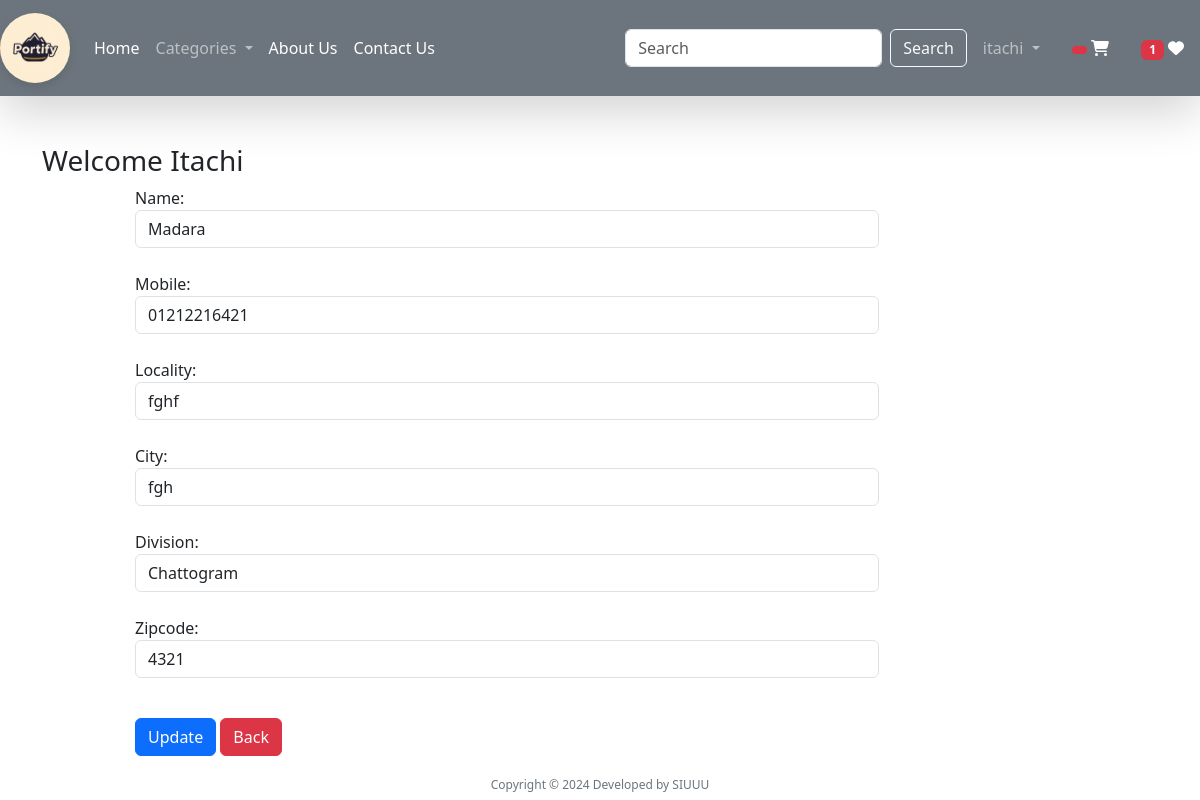
/updateAddress/2 (signed in), run on the app's committed database.
### app/models.py (models this page shows, shortened)
class Customer(models.Model):
    user = models.ForeignKey(User, on_delete=models.CASCADE)
    name = models.CharField(max_length=200)
    mobile = models.CharField(max_length=15)  # Changed to CharField to store phone numbers with leading zeros
    locality = models.CharField(max_length=200)
    city = models.CharField(max_length=200)
    zipcode = models.IntegerField()
    division = models.CharField(choices=DIVISION_CHOICES, max_length=100)

### app/views.py (the view, shortened to what this page needs)
# urls.py: path('updateAddress/<int:pk>',views.updateAddress.as_view(),name='updateAddress'),
@method_decorator(login_required,name='dispatch')
class updateAddress(View):
    def get(self,request,pk):
        totalitem = 0
        if request.user.is_authenticated:
            totalitem = len(Cart.objects.filter(user = request.user))
        item_in_wishlist = 0
        if request.user.is_authenticated:
            item_in_wishlist = len(Wishlist.objects.filter(user = request.user))
        add = Customer.objects.get(pk=pk)
        form = CustomerProfileForm(instance=add)
        return render(request, 'app/updateAddress.html',locals())

### app/forms.py
class CustomerProfileForm(forms.ModelForm):
    class Meta:
        model = Customer
        fields =['name','mobile', 'locality', 'city', 'division', 'zipcode']
        widgets = {
            'name': forms.TextInput(attrs={'class':'form-control'}),
            'mobile': forms.NumberInput(attrs={'class':'form-control'}),
            'locality': forms.TextInput(attrs={'class':'form-control'}),
            'city': forms.TextInput(attrs={'class':'form-control'}),
            'division': forms.Select(attrs={'class':'form-control'}),
            'zipcode': forms.NumberInput(attrs={'class':'form-control'}),
        }

### app/templates/app/updateAddress.html (shortened to what this page needs)
{% extends "app/base.html" %}
{% load static %}
{% block main-content %}
<div class="container my-5">
    <div class="row">
        <h3>Welcome <span class="text-capitalize">{{request.user}}</span></h3>
    </div>
    <div class="col-sm-8 offset-sm-1">
        <form action="" method="post">
            {% for fm in form %}
            {{fm.label_tag}} {{fm}} <small class="text-danger"> {{fm.errors|striptags}} </small><br>
            {% endfor %}
            <div class="col-12 mt-3">
                <button type="submit" class="btn btn-primary">Update</button>
                <a href="{% url 'address' %}" type="button" class="btn btn-danger">Back</a>
            </div>
        </form>
    </div>
</div>
{% endblock main-content %}

### app/templates/app/base.html (shortened to what this page needs)
{% load static %}
<!DOCTYPE html>
<html lang="en">
<head>
    <link href="https://cdn.jsdelivr.net/npm/bootstrap@5.3.3/dist/css/bootstrap.min.css" rel="stylesheet"
>
    <link rel="stylesheet" href="{% static 'app/css/owl.carousel.min.css'%}">
    <link rel="stylesheet" href="{% static 'app/css/all.min.css'%}">
    <link rel="stylesheet" href="{% static 'app/css/style.css' %}">
    <link rel="stylesheet" href="https://cdnjs.cloudflare.com/ajax/libs/font-awesome/6.0.0-beta3/css/all.min.css">
</head>
<body>
   <nav class="navbar navbar-expand-lg navbar-dark bg-secondary shadow-lg">
      <div class="container-fluid">
        <a class="navbar-brand" href="#">
    <img src="{% static 'app/images/output.jpg' %}" height="70" width="70" class="logo">
</a>
        <div class="collapse navbar-collapse" id="navbarSupportedContent">
          <ul class="navbar-nav me-auto mb-2 mb-lg-0">
            {% if request.user.is_authenticated %}
            <li class="nav-item">
              <a class="nav-link active" aria-current="page" href="/">Home</a>
            </li>
            <li class="nav-item dropdown">
              <a class="nav-link dropdown-toggle" href="#" role="button" data-bs-toggle="dropdown" aria-expanded="false">
                Categories
              </a>
            </li>
            <li class="nav-item">
              <a class="nav-link text-white" href="{% url 'about' %}">About Us</a>
            </li>
            <li class="nav-item">
              <a class="nav-link text-white" href="{% url 'contact' %}">Contact Us</a>
            </li>
          </ul>
          <form class="d-flex" role="search" action="/search">
            <input class="form-control me-2" type="search" placeholder="Search" name="search" aria-label="Search">
            <button class="btn btn-outline-light" type="submit">Search</button>
          </form>
        </div>
        <ul class="navbar-nav me-auto mb-2 mb-lg-0">
          <li class="nav-item dropdown mx-2">
            <a class="nav-link dropdown-toggle" href="#" role="button" data-bs-toggle="dropdown" aria-expanded="false">
              {{request.user}}
            </a>
          </li>
          <li class="nav-item dropdown mx-2">
            <a class="nav-link text-white" href="{% url 'showcart' %}">
                <span class="badge bg-danger">
                </span>
                <i class="fa fa-shopping-cart"></i>
            </a>
          </li>
                <li class="nav-item dropdown mx-2">
                    <a class="nav-link text-white" href="{% url 'wishlist' %}"> <span class="badge bg-danger"> {% if item_in_wishlist > 0 %}{{item_in_wishlist}} {% endif %} </span> <i class="fa fa-heart"></i></a>
                </li>
          {% endif %}
        </ul>
      </div>
    </nav>
    {% block main-content %} {% endblock main-content %}
    <footer class="container-fluid fixed-bottom">
        <div class="text-center">
            <span>
                Copyright &copy;
                <script>document.write(new Date().getFullYear())</script> Developed by SIUUU
            </span>
        </div>
    </footer>
</body>
</html>

### app/templates/app/base.html (style rules this page uses)
.navbar-brand { position: relative; }
.logo { transition: transform 0.3s ease, filter 0.3s ease; cursor: pointer; border-radius: 50%; box-shadow: 0 4px 10px rgba(0, 0, 0, 0.1); }
.logo { animation: bounce 2s infinite; }
footer { padding: 5px 0; }
.text-center span { font-size: 12px; color: #6c757d; padding: 0; }
.container-fluid { padding-left: 0; padding-right: 0; }

### data on the page
Customer: form "Madara" "01212216421" "fghf" "fgh" "Chattogram" "4321"

### other printed values
{{ request.user }} "itachi"
{{ item_in_wishlist }} "1"
{{ request.user }} "Itachi"
{{ fm.label_tag }} "Name:" "Mobile:" "Locality:" "City:" "Division:" "Zipcode:"
